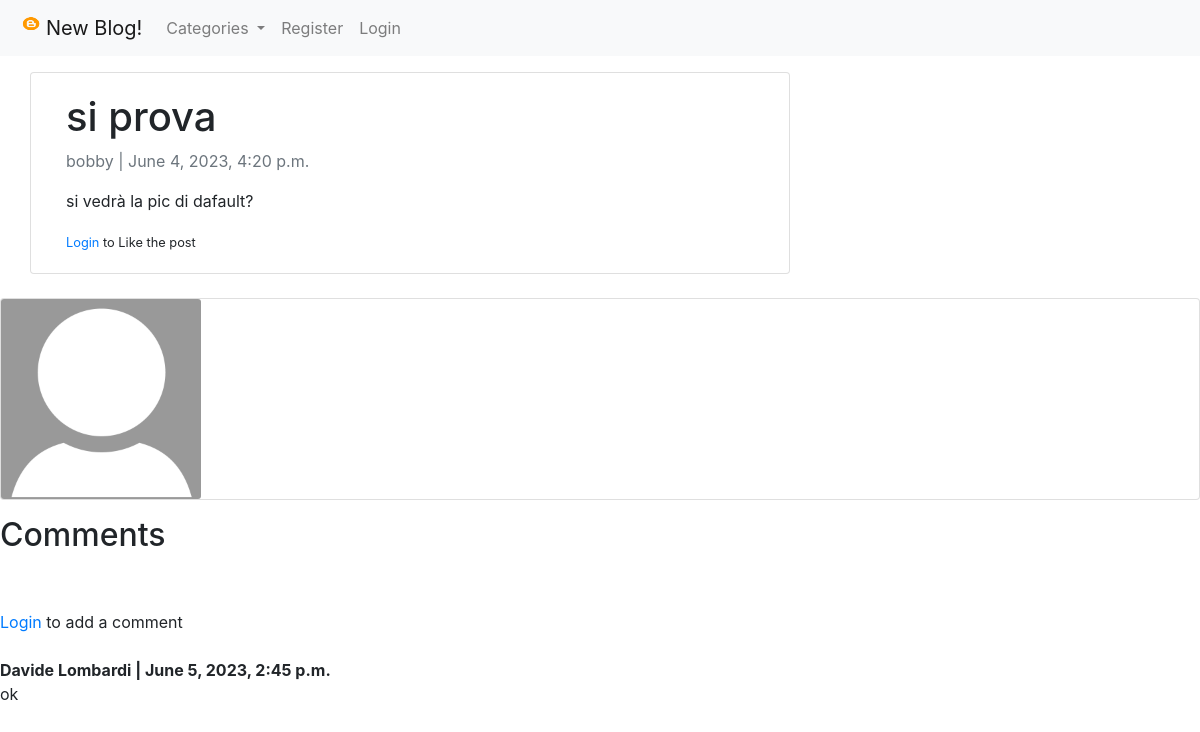
Before: /post_detail/18 with the older database file.
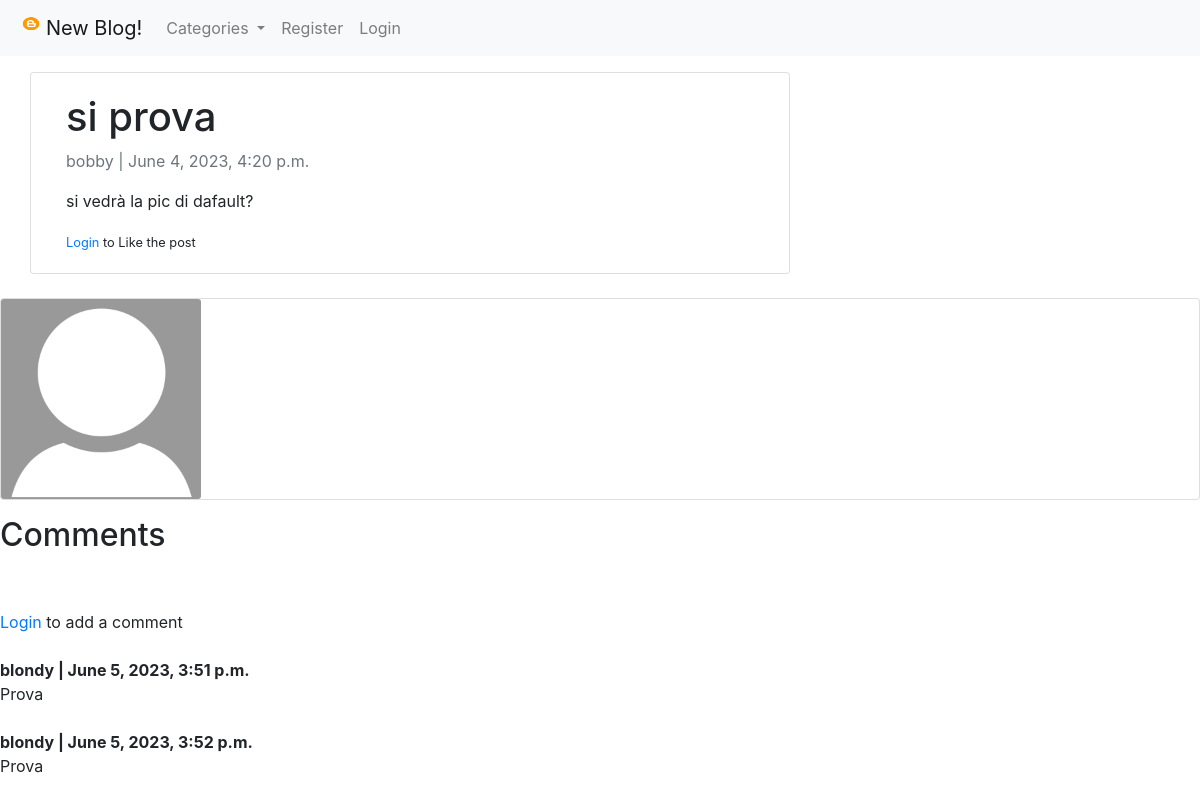
After: the same page with the newer database file.
### blog/models.py (models this page shows, shortened)
class Comment(models.Model):
    post = models.ForeignKey(Post, related_name='comments', on_delete=models.CASCADE)
    name = models.CharField(max_length=200)
    body = models.TextField()
    date_added = models.DateTimeField(auto_now_add=True)

### blog/views.py (the view)
# urls.py: path('post_detail/<int:pk>', PostDetail.as_view(), name='post_detail'),
class PostDetail(generic.DetailView):
    model = Post
    template_name = 'post_detail.html'
    def get_context_data(self, *args, **kwargs):
        cat_menu = Category.objects.all()
        context = super(PostDetail, self).get_context_data(*args, **kwargs)
        stuff = get_object_or_404(Post, id=self.kwargs['pk'])
        total_likes = stuff.total_likes()
        liked = False
        if stuff.likes.filter(id=self.request.user.id).exists():
            liked = True
        context["cat_menu"] = cat_menu
        context["total_likes"] = total_likes
        context["liked"] = liked
        return context

### blog/models.py (called while the page is built)
    def total_likes(self):
        return self.likes.count()

    def __str__(self):
        return self.name

### blog/templates/post_detail.html (shortened to what this page needs)
{% extends 'base.html' %}
{% load static %}
{% block content %}
<div class="container">
  <div class="row">
    <div class="col-md-8 card mb-4  mt-3 left  top">
      <div class="card-body">
        <h1>{% block title %} {{ object.title }} {% endblock title %}</h1>
          <p class=" text-muted">{{ post.author }} | {{ post.created_on }}</p>
          <p class="card-text ">{{ object.content | safe }}</p>
          {% if user.is_authenticated%}
              {% if liked %}
                  <form action="{% url 'like_post' post.pk %}" method="POST">
                      {% csrf_token %}
                      <button type="submit" name="post_id" value="{{ post.id }}" class = "btn btn-danger btn-sm">{{ total_likes }} UnLike</button>
                  </form>
              {% else %}
                  <form action="{% url 'like_post' post.pk %}" method="POST">
                      {% csrf_token %}
                      <button type="submit" name="post_id" value="{{ post.id }}" class = "btn btn-primary btn-sm">{{ total_likes }} Like</button>
                  </form>
              {% endif %}
          {% else %}
              <small><a href="{% url 'login' %}">Login</a> to Like the post</small>
          {% endif %}
      </div>
    </div>
  </div>
</div>
<div class="card mb-3">
  <div class="row no-gutters">
    <div class="col-md-2">
        {% if post.author.profile.profile_pic %}
            <img src="{{ post.author.profile.profile_pic.url }}" class="card-img" alt="Image">
        {% else %}
            <img src="{% static 'blog/images/default_pic.jpg' %}" class="card-img" alt="Image">
        {% endif %}
    </div>
    <div class="col-md-10">
      <div class="card-body">
      </div>
    </div>
  </div>
</div>
<h2>Comments</h2>
{% if not post.comments.all %}
    <p>No comments yet...</p>
    {% if user.is_authenticated%}
        <a href="{%  url 'add_comment' post.pk %}">Add one</a>
    {% else %}
        <a href="{%  url 'login' %}">Login</a> to add a comment
    {% endif %}
{% else %}
    <br/><br/>
    {% if user.is_authenticated%}
        <a href="{%  url 'add_comment' post.pk%}"> Add Comment</a>
    {% else %}
        <a href="{%  url 'login' %}">Login</a> to add a comment
    {% endif %}
    <br/><br/>
    {% for comment in post.comments.all %}
        <strong>{{ comment.name }} | {{ comment.date_added }}</strong>
        <br/>
        {{ comment.body }}
        <br><br>
    {% endfor %}
{% endif %}
{% endblock content %}

Changed rows visible on the page:
removed Comment: name "Davide Lombardi", date_added "June 5, 2023, 2:45 p.m.", body "ok"
added Comment: name "blondy", date_added "June 5, 2023, 3:51 p.m.", body "Prova"
added Comment: name "blondy", date_added "June 5, 2023, 3:52 p.m.", body "Prova"
